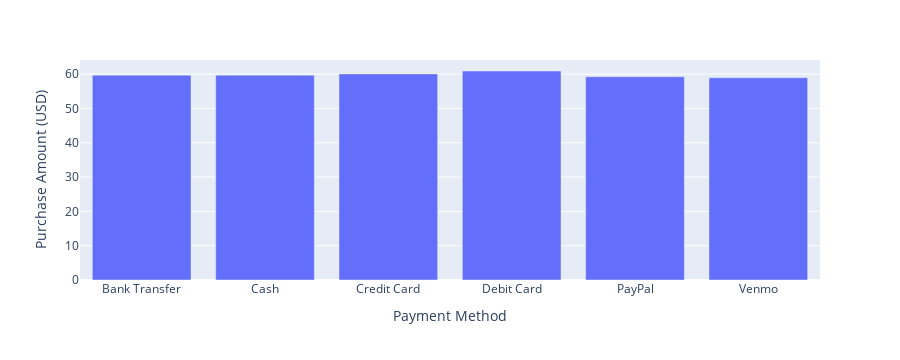

Here is the notebook cell this chart was saved with:
### Code cell
# Question 8) payment method which is the most popular among customers
fig = px.bar(shop_groupby , x = 'Payment Method' , y = 'Purchase Amount (USD)')
fig.show()

### Figure 1 — Plotly figure (JSON) as saved in the notebook; plotly's stock layout.template omitted (floating-point values rounded to 4 significant figures)
{"data": [{"alignmentgroup": "True", "hovertemplate": "Payment Method=%{x}<br>Purchase Amount (USD)=%{y}<extra></extra>", "legendgroup": "", "marker": {"color": "#636efa", "pattern": {"shape": ""}}, "name": "", "offsetgroup": "", "orientation": "v", "showlegend": false, "textposition": "auto", "type": "bar", "x": ["Bank Transfer", "Cash", "Credit Card", "Debit Card", "PayPal", "Venmo"], "xaxis": "x", "y": [59.71, 59.7, 60.07, 60.92, 59.25, 58.95], "yaxis": "y"}], "layout": {"autosize": true, "barmode": "relative", "height": 360, "legend": {"tracegroupgap": 0}, "margin": {"t": 60}, "xaxis": {"anchor": "y", "autorange": true, "domain": [0, 1], "range": [-0.5, 5.5], "title": {"text": "Payment Method"}, "type": "category"}, "yaxis": {"anchor": "x", "autorange": true, "domain": [0, 1], "range": [0, 64.12], "title": {"text": "Purchase Amount (USD)"}, "type": "linear"}}}
